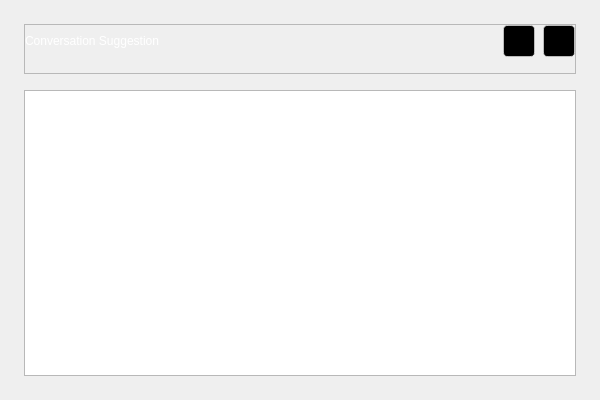
<?xml version="1.0" encoding="UTF-8"?>
<ui version="4.0">
 <class>ConversationSuggestion</class>
 <widget class="QWidget" name="ConversationSuggestion">
  <property name="geometry">
   <rect>
    <x>0</x>
    <y>0</y>
    <width>600</width>
    <height>400</height>
   </rect>
  </property>
  <property name="sizePolicy">
   <sizepolicy hsizetype="Fixed" vsizetype="Fixed">
    <horstretch>0</horstretch>
    <verstretch>0</verstretch>
   </sizepolicy>
  </property>
  <property name="windowTitle">
   <string>WChatDesc</string>
  </property>
  <property name="styleSheet">
   <string notr="true">QWidget{
	font: 12px &quot;微软雅黑&quot;;
	color: rgb(255, 255, 255);
}

QPushButton#pb_start{
	background-image: url(:/QtTest/icon/chat/start.png);
	border:none
}

QLabel#lb_title{
	font: 18px &quot;微软雅黑&quot;;
}

QLabel#label_2{
	font: 14px &quot;微软雅黑&quot;;
}

QFrame#frame{
	border:none;
}</string>
  </property>
  <layout class="QVBoxLayout" name="verticalLayout">
   <property name="spacing">
    <number>16</number>
   </property>
   <property name="leftMargin">
    <number>24</number>
   </property>
   <property name="topMargin">
    <number>24</number>
   </property>
   <property name="rightMargin">
    <number>24</number>
   </property>
   <property name="bottomMargin">
    <number>24</number>
   </property>
   <item>
    <widget class="QFrame" name="frame_2">
     <property name="sizePolicy">
      <sizepolicy hsizetype="Preferred" vsizetype="Preferred">
       <horstretch>0</horstretch>
       <verstretch>0</verstretch>
      </sizepolicy>
     </property>
     <property name="styleSheet">
      <string notr="true">QFrame#frame_2
{
border-style:solid;
border-radius:0px;
border-bottom-width:1px;
border-bottom-color:#FFFFFFFF;
};
</string>
     </property>
     <property name="frameShape">
      <enum>QFrame::StyledPanel</enum>
     </property>
     <property name="frameShadow">
      <enum>QFrame::Raised</enum>
     </property>
     <layout class="QHBoxLayout" name="horizontalLayout">
      <property name="spacing">
       <number>8</number>
      </property>
      <property name="leftMargin">
       <number>0</number>
      </property>
      <property name="topMargin">
       <number>0</number>
      </property>
      <property name="rightMargin">
       <number>0</number>
      </property>
      <property name="bottomMargin">
       <number>16</number>
      </property>
      <item>
       <widget class="QLabel" name="lb_title">
        <property name="minimumSize">
         <size>
          <width>0</width>
          <height>30</height>
         </size>
        </property>
        <property name="maximumSize">
         <size>
          <width>16777215</width>
          <height>30</height>
         </size>
        </property>
        <property name="text">
         <string>Conversation Suggestion</string>
        </property>
       </widget>
      </item>
      <item>
       <spacer name="horizontalSpacer">
        <property name="orientation">
         <enum>Qt::Horizontal</enum>
        </property>
        <property name="sizeHint" stdset="0">
         <size>
          <width>40</width>
          <height>20</height>
         </size>
        </property>
       </spacer>
      </item>
      <item>
       <widget class="QPushButton" name="closeBtn">
        <property name="sizePolicy">
         <sizepolicy hsizetype="Preferred" vsizetype="Preferred">
          <horstretch>0</horstretch>
          <verstretch>0</verstretch>
         </sizepolicy>
        </property>
        <property name="minimumSize">
         <size>
          <width>32</width>
          <height>32</height>
         </size>
        </property>
        <property name="maximumSize">
         <size>
          <width>32</width>
          <height>32</height>
         </size>
        </property>
        <property name="sizeIncrement">
         <size>
          <width>0</width>
          <height>0</height>
         </size>
        </property>
        <property name="baseSize">
         <size>
          <width>0</width>
          <height>0</height>
         </size>
        </property>
        <property name="cursor">
         <cursorShape>PointingHandCursor</cursorShape>
        </property>
        <property name="styleSheet">
         <string notr="true">background-image:url(:/QtTest/icon/min_btn_white.png);
border:1px solid;
border-radius:4px;
border-color:rgba(255,255,255,50%) ;
background-color:rgb(0,0,0);
background-position: center;
background-repeat: no-repeat;</string>
        </property>
        <property name="text">
         <string/>
        </property>
        <property name="flat">
         <bool>true</bool>
        </property>
       </widget>
      </item>
      <item>
       <widget class="QPushButton" name="minBtn">
        <property name="sizePolicy">
         <sizepolicy hsizetype="Preferred" vsizetype="Preferred">
          <horstretch>0</horstretch>
          <verstretch>0</verstretch>
         </sizepolicy>
        </property>
        <property name="minimumSize">
         <size>
          <width>32</width>
          <height>32</height>
         </size>
        </property>
        <property name="maximumSize">
         <size>
          <width>32</width>
          <height>32</height>
         </size>
        </property>
        <property name="font">
         <font>
          <family>微软雅黑</family>
          <pointsize>-1</pointsize>
          <italic>false</italic>
          <bold>false</bold>
         </font>
        </property>
        <property name="cursor">
         <cursorShape>PointingHandCursor</cursorShape>
        </property>
        <property name="styleSheet">
         <string notr="true">background-image:url(:/QtTest/icon/close_btn_white.png);
border:1px solid;
border-radius:4px;
border-color:rgba(255,255,255,50%) ;
background-color:rgb(0,0,0);
background-position: center;
background-repeat: no-repeat;</string>
        </property>
        <property name="text">
         <string/>
        </property>
        <property name="flat">
         <bool>true</bool>
        </property>
       </widget>
      </item>
     </layout>
    </widget>
   </item>
   <item>
    <widget class="QFrame" name="frame">
     <property name="sizePolicy">
      <sizepolicy hsizetype="Preferred" vsizetype="Preferred">
       <horstretch>0</horstretch>
       <verstretch>1</verstretch>
      </sizepolicy>
     </property>
     <property name="frameShape">
      <enum>QFrame::StyledPanel</enum>
     </property>
     <property name="frameShadow">
      <enum>QFrame::Raised</enum>
     </property>
     <layout class="QVBoxLayout" name="verticalLayout_2">
      <property name="spacing">
       <number>0</number>
      </property>
      <property name="leftMargin">
       <number>0</number>
      </property>
      <property name="topMargin">
       <number>0</number>
      </property>
      <property name="rightMargin">
       <number>0</number>
      </property>
      <property name="bottomMargin">
       <number>0</number>
      </property>
      <item>
       <widget class="QPlainTextEdit" name="plainTextEdit">
        <property name="font">
         <font>
          <family>微软雅黑</family>
          <pointsize>-1</pointsize>
          <italic>false</italic>
          <bold>false</bold>
         </font>
        </property>
        <property name="styleSheet">
         <string notr="true">font-size:20px;</string>
        </property>
        <property name="lineWrapMode">
         <enum>QPlainTextEdit::NoWrap</enum>
        </property>
        <property name="readOnly">
         <bool>true</bool>
        </property>
        <property name="centerOnScroll">
         <bool>true</bool>
        </property>
       </widget>
      </item>
     </layout>
    </widget>
   </item>
  </layout>
 </widget>
 <layoutdefault spacing="6" margin="11"/>
 <resources>
  <include location="../AiSound.qrc"/>
 </resources>
 <connections/>
</ui>
